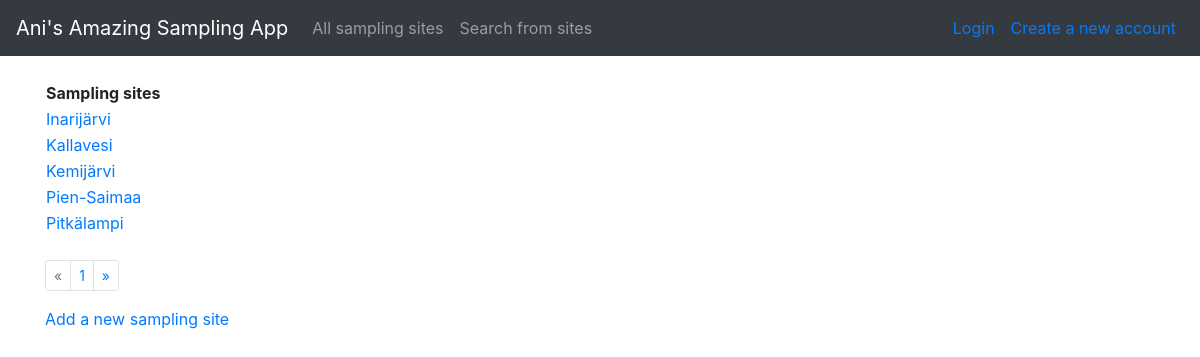
Page /sites on the committed database.
### application/sites/models.py (models this page shows, shortened)
class Site(Base):
    __tablename__="site"
    name = db.Column(db.String(144), nullable=False, index=True)
    samples = db.relationship("Sample", backref="site", lazy=True, cascade="all, delete-orphan", single_parent=True)

### application/sites/views.py (the view)
@app.route("/sites", methods=["GET"])
def sites_index():
    page = request.args.get('page', 1, type=int)
    per_page = 5
    sites = Site.query.order_by(Site.name).paginate(page, per_page, error_out = False)
    next_url = url_for('sites_index', page=sites.next_num) \
        if sites.has_next else None
    prev_url = url_for('sites_index', page=sites.prev_num) \
        if sites.has_prev else None
    return render_template("sites/list.html", sites = sites.items,
                          next_url=next_url, prev_url=prev_url, page = page)

### application/templates/sites/list.html
{% extends "layout.html" %}
{% block body %}
<table>
  <tr>
    <th>Sampling sites</th>
  </tr>
  {% for site in sites %}
  <tr>
    <td><a href="{{ url_for('sites_show_one_site', site_id=site.id) }}">{{ site.name }}</a></td>
  </tr>
  {% endfor %}
</table>
<br>
<nav aria-label="Search results page">
  <ul class="pagination pagination-sm">
    {% if prev_url != None %}
    <li class="page-item">
      <a class="page-link" href="{{ prev_url }}" aria-label="Previous">
        <span aria-hidden="true">&laquo;</span>
      </a>
    </li>
    {% else %}
    <li class="page-item disabled">
      <a class="page-link" href="{{ prev_url }}" aria-label="Previous">
        <span aria-hidden="true">&laquo;</span>
      </a>
    </li>
    {% endif %}
    <li class="page-item"><a class="page-link" href="{{ url_for('sites_index', page=page) }}"> {{ page }}</a></li>
    {% if next_url != None %}
    <li class="page-item">
      <a class="page-link" href="{{ next_url }}" aria-label="Next">
        <span aria-hidden="true">&raquo;</span>
      </a>
    </li>
    {% else %}
    <li class="page-item disabled">
      <a class="page-link" href="{{ next_url }}" aria-label="Next">
        <span aria-hidden="true">&raquo;</span>
      </a>
    </li>
    {% endif %}
  </ul>
</nav>
<p>
  <a href="{{ url_for('sites_form') }}">Add a new sampling site</a>
</p>
{% endblock %}

### rows in the picture
Site: name "Inarijärvi"
Site: name "Kallavesi"
Site: name "Kemijärvi"
Site: name "Pien-Saimaa"
Site: name "Pitkälampi"

### other values in the picture
{{ page }} "1"
